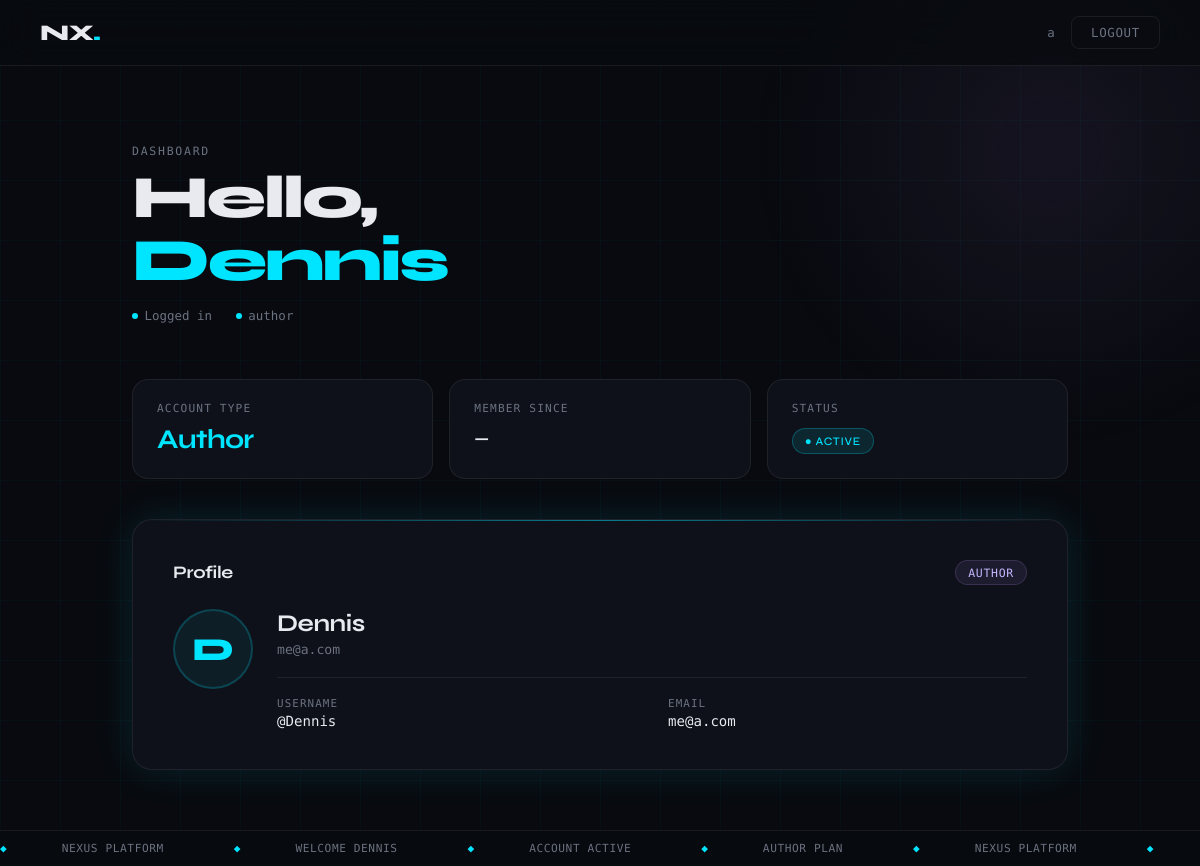
The app's page / (signed in) with its own data.
### apps/users/models.py (models this page shows, shortened)
class User(models.Model):
    username = models.CharField(max_length=255)
    email = models.EmailField(unique=True)
    password = models.CharField(max_length=255)
    user_type = models.CharField(max_length=50, choices=TYPES, default='user')
    profile_pic = models.ImageField(upload_to='profile_pics/', null=True, blank=True)
    created_at = models.DateTimeField(auto_now_add=True)
    last_login = models.DateTimeField(null=True, blank=True)

### apps/users/views.py (the view)
# urls.py: path("", home, name="home"),
def home(request):
    user_id = request.session.get("user_id")
    if not user_id:
        messages.error(request, "Please login first")
        return redirect("login")
    user = User.objects.get(id=user_id)
    return render(request, "home.html", {"user": user})

### templates/home.html (shortened to what this page needs)
{% extends "base.html" %}
{% block content %}
<div class="home-wrapper">
  <div class="hero">
    <div class="hero-text">
      <p class="eyebrow">Dashboard</p>
      <h1>Hello,<br><em>{{ user.username }}</em></h1>
      <div class="hero-meta">
        <span>Logged in</span>
        <span>{{ user.user_type|default:"Member" }}</span>
      </div>
    </div>
  </div>
  <div class="stats-grid">
    <div class="stat-card" style="animation-delay:0.1s">
      <div class="stat-label">Account type</div>
      <div class="stat-value accent">{{ user.user_type|default:"User"|title }}</div>
    </div>
    <div class="stat-card" style="animation-delay:0.18s">
      <div class="stat-label">Member since</div>
      <div class="stat-value" style="font-size:1.1rem; padding-top:0.3rem;">{{ user.date_joined|date:"M Y"|default:"—" }}</div>
    </div>
    <div class="stat-card" style="animation-delay:0.26s">
      <div class="stat-label">Status</div>
      <div class="stat-value" style="font-size:1rem; padding-top:0.3rem;">
        <span class="badge badge-cyan">● Active</span>
      </div>
    </div>
  </div>
  <div class="profile-section">
    <div class="card" style="margin-bottom:0; border-radius:20px;">
      <div style="display:flex; justify-content:space-between; align-items:center; margin-bottom:1.5rem;">
        <h2 style="font-family:var(--font-head); font-size:1.1rem; font-weight:700; letter-spacing:-0.02em;">Profile</h2>
        <span class="badge badge-purple">{{ user.user_type|default:"Standard"|title }}</span>
      </div>
      <div style="display:flex; gap:1.5rem; align-items:flex-start; flex-wrap:wrap;">
        <div class="avatar">
          {% if user.profile_picture %}
            <img src="{{ user.profile_picture.url }}" alt="{{ user.username }}" />
          {% else %}
            {{ user.username|first|upper }}
          {% endif %}
        </div>
        <div style="flex:1;">
          <div class="profile-name">{{ user.get_full_name|default:user.username }}</div>
          <div class="profile-email">{{ user.email }}</div>
          <div class="profile-fields">
            <div class="pf-item">
              <div class="pf-label">Username</div>
              <div class="pf-val">@{{ user.username }}</div>
            </div>
            <div class="pf-item">
              <div class="pf-label">Email</div>
              <div class="pf-val">{{ user.email }}</div>
            </div>
          </div>
        </div>
      </div>
    </div>
  </div>
</div>
<div class="ticker-line">
  <div class="ticker-inner">
    <span>◆</span> Nexus Platform &nbsp;&nbsp;
    <span>◆</span> Welcome {{ user.username }} &nbsp;&nbsp;
    <span>◆</span> Account active &nbsp;&nbsp;
    <span>◆</span> {{ user.user_type|default:"Standard"|upper }} plan &nbsp;&nbsp;
    <span>◆</span> Nexus Platform &nbsp;&nbsp;
    <span>◆</span> Welcome {{ user.username }} &nbsp;&nbsp;
  </div>
</div>
{% endblock %}

### templates/base.html (style rules this page uses)
*, *::before, *::after { box-sizing: border-box; margin: 0; padding: 0; }
:root { --bg: #080a0f; --surface: #0e1119; --border: rgba(255,255,255,0.07); --accent: #00e5ff; --accent2: #7b5ea7; --text: #e8eaf0; --muted: #6b7280; --danger: #ff4d6d; --success: #00e5b0; --radius: 14px; --font-head: 'Syne', sans-serif; --font-mono: 'DM Mono', monospace; --glow: 0 0 40px rgba(0,229,255,0.12); }
html { scroll-behavior: smooth; }
body { font-family: var(--font-mono); background: var(--bg); color: var(--text); min-height: 100vh; overflow-x: hidden; }
body::before { content: ''; position: fixed; inset: 0; background-image: linear-gradient(rgba(0,229,255,0.03) 1px, transparent 1px), linear-gradient(90deg, rgba(0,229,255,0.03) 1px, transparent 1px); background-size: 60px 60px; animation: gridDrift 20s linear infinite; pointer-events: none; z-index: 0; }
body::after { content: ''; position: fixed; width: 600px; height: 600px; border-radius: 50%; background: radial-gradient(circle, rgba(123,94,167,0.12) 0%, transparent 70%); top: -150px; right: -150px; animation: orbFloat 12s ease-in-out infinite; pointer-events: none; z-index: 0; }
.card { background: var(--surface); border: 1px solid var(--border); border-radius: 20px; padding: 2.5rem; box-shadow: var(--glow); position: relative; overflow: hidden; }
.card::before { content: ''; position: absolute; top: 0; left: 0; right: 0; height: 1px; background: linear-gradient(90deg, transparent, var(--accent), transparent); opacity: 0.5; }

### records on screen
User: username "Dennis", user_type "author", user_type "Author", user_type "AUTHOR", username|first "D", get_full_name "Dennis", email "me@a.com", username "DENNIS"

### other values on screen
{{ request.session.username }} "a"
{{ user.date_joined|date:"M Y"|default:"—" }} "—"
